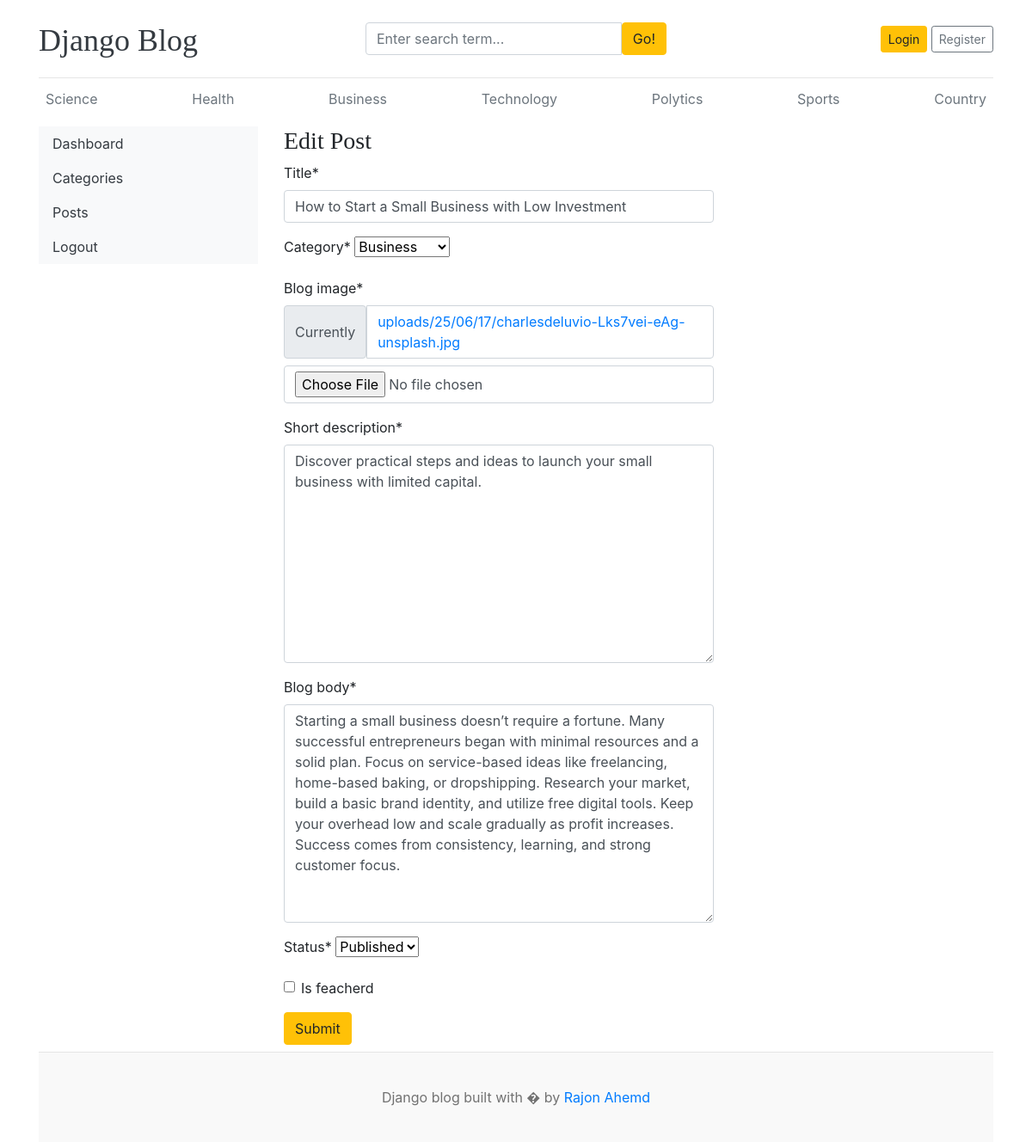
The app's page /das/dashboard/posts/update/2, older data.
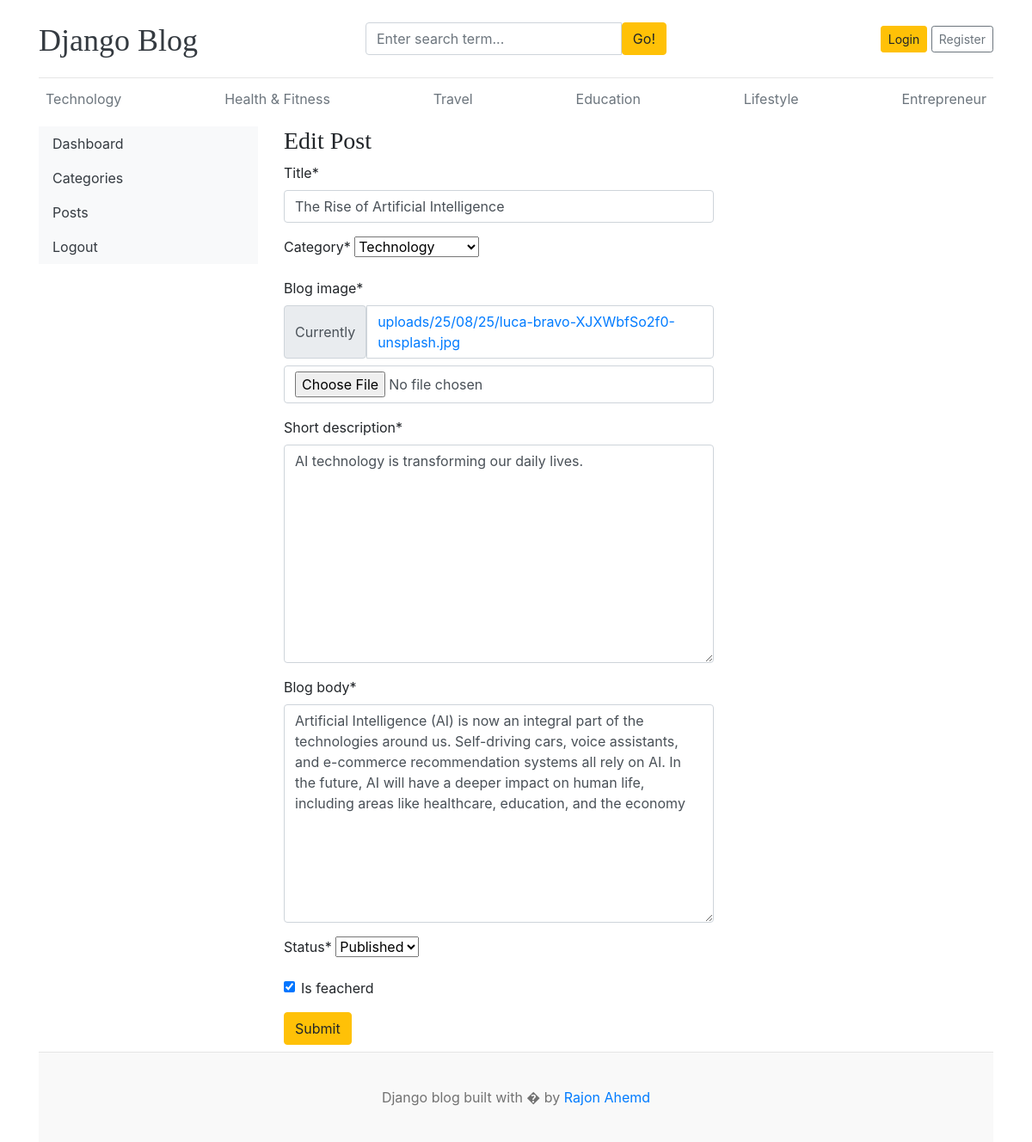
The same page, newer data.
### block/models.py (models this page shows, shortened)
class Category(models.Model):
    category_name = models.CharField(max_length=50,unique=True)
    created_at = models.DateTimeField(auto_now_add=True)
    update_at = models.DateTimeField(auto_now=True)
    class Meta:
        verbose_name_plural = 'Categories'
    def __str__(self):
        return self.category_name

class Blogs(models.Model):
    title = models.CharField(max_length=100,unique=True)
    slug = models.SlugField(unique=True,blank=True)
    category  = models.ForeignKey(Category,on_delete=models.CASCADE)
    author = models.ForeignKey(settings.AUTH_USER_MODEL,on_delete=models.CASCADE)
    blog_image = models.ImageField(upload_to='uploads/%y/%m/%d')
    short_description = models.TextField(max_length=1000)
    blog_body = models.TextField(max_length=3000)
    status = models.CharField(max_length=10, choices=STATUS_CHOICE, default='draft')
    is_feacherd = models.BooleanField(default=False)
    created_at = models.DateTimeField(auto_now_add=True)
    update_at = models.DateTimeField(auto_now=True)
    class Meta:
        verbose_name_plural = 'blogs'

### dashboards/views.py (the view)
# urls.py: path('posts/update/<int:pk>', views.update_posts , name = 'update_posts'),
def update_posts(request,pk):
    post = get_object_or_404(Blogs,pk=pk)
    if request.method == 'POST':
        form = BlogsForm(request.POST,instance=post)
        if form.is_valid():
            form.save()
            return redirect('dashboard:posts')
    form = BlogsForm(instance=post)
    context = {
        'form' : form,
         'post': post
    }
    return render(request,'dashboard/update_post.html',context)

### dashboards/forms.py
class BlogsForm(forms.ModelForm):
    class Meta:
        model = Blogs
        fields = ('title','category','blog_image','short_description','blog_body','status','is_feacherd')

### account_profile/context_processors.py (called while the page is built)
def profile_processor(request):
    profile = None
    if request.user.is_authenticated:
        profile, created = Profile.objects.get_or_create(user=request.user)
    return {'profile': profile}

### block/context_processors.py (called while the page is built)
def get_categories(request):
    categories = Category.objects.all()
    return dict(categories = categories)

### block/templates/dashboard/update_post.html (shortened to what this page needs)
{% extends 'base/base.html' %}
{% block content %}
<div class="row">
    <div class="col-md-3">
        {% include 'dashboard/leftsidebar.html' %}
    </div>
    {% load crispy_forms_tags %}
    <div class="col-md-9">
        <h3>Edit Post</h3>
        <form action="" method="post" style="width: 500px; ">
            {{ form | crispy }}
            <button type="submit" class="btn btn-warning mb-2">Submit</button>
        </form>
    </div>
</div>
{% endblock %}

### block/templates/base/base.html
{% include './header.html'%}
{% block content %}
{% endblock %}
{% include './foooter.html' %}

### block/templates/base/header.html (shortened to what this page needs)
{% load static %}
<!DOCTYPE html>
<html lang="en">
<head>
  <link href="https://getbootstrap.com/docs/4.0/dist/css/bootstrap.min.css" rel="stylesheet">
  <link href="{% static 'block/css/block.css'%}" rel="stylesheet">
  <link rel="stylesheet" href="https://cdnjs.cloudflare.com/ajax/libs/font-awesome/6.7.2/css/all.min.css"
 />
</head>
<body>
  <div class="container">
    <header class="blog-header py-3">
      <div class="row flex-nowrap justify-content-between align-items-center">
        <div class="col-4 pt-1">
          <a class="blog-header-logo text-dark" href="/">Django Blog</a>
        </div>
        <div class="col-4">
          <form action="{% url 'search' %}" method="get">
            <div class="input-group">
              <input class="form-control" type="text" name="keyword" placeholder="Enter search term..."
                aria-label="Enter search term..." aria-describedby="button-search" />
              <button type="submit" class="btn btn-warning" id="button-search" type="button">Go!</button>
            </div>
          </form>
        </div>
        <div class="col-4 d-flex justify-content-end align-items-center">
          {% if not user.is_authenticated %}
          <a class="btn btn-sm btn-warning" href="{% url 'login' %}">Login</a> &nbsp;
          <a class="btn btn-sm btn-outline-secondary" href="{% url 'register' %}">Register</a>
          {% endif %}
        </div>
      </div>
    </header>
    <div class="nav-scroller py-1 mb-2">
      <nav class="nav d-flex justify-content-between">
        {% for cat in categories%}
        <a class="p-2 text-muted" href="{% url 'posts_by_category' cat.id %}">{{ cat.category_name }}</a>
        {% endfor%}
      </nav>
    </div>

### block/templates/dashboard/leftsidebar.html (shortened to what this page needs)
<div class="nav flex-column nav-pills bg-light arial-orientation='vertical'">
    <a href="{% url 'dashboard:dashboard' %} "
        class="nav-link text-dark {% if '/das/dashboard/' == request.path %} bg-warning {% endif %}">Dashboard</a>
    <a href="{% url 'dashboard:categories' %}"
        class="nav-link text-dark {% if '/das/dashboard/categories/' == request.path %} bg-warning {% endif %}">Categories</a>
    <a href="{% url 'dashboard:posts' %}"
        class="nav-link text-dark {% if '/das/dashboard/posts/' == request.path %} bg-warning {% endif %}">Posts</a>
    <a href="" class=" nav-link text-dark">Logout</a>
</div>

### block/templates/base/foooter.html
<footer class="blog-footer">
    <p>Django blog built with � by <a href="#">Rajon Ahemd </a></p>
</footer>
</body>
</html>

### block/static/block/css/block.css (style rules this page uses)
.blog-header { border-bottom: 1px solid #e5e5e5; }
.blog-header-logo { font-family: "Playfair Display", Georgia, "Times New Roman", serif; font-size: 2.25rem; }
h1, h2, h3, h4, h5, h6 { font-family: "Playfair Display", Georgia, "Times New Roman", serif; }
.blog-footer { padding: 2.5rem 0; color: #727272; text-align: center; background-color: #f9f9f9; border-top: .05rem solid #e5e5e5; }
.blog-footer p:last-child { margin-bottom: 0; }

Row changes from the older to the newer data that the page shows:
removed Category: category_name "Science"
removed Category: category_name "Health"
removed Category: category_name "Business"
removed Category: category_name "Polytics"
removed Category: category_name "Sports"
removed Category: category_name "Country"
added Category: category_name "Health & Fitness"
added Category: category_name "Travel"
added Category: category_name "Education"
added Category: category_name "Lifestyle"
added Category: category_name "Entrepreneur"
changed Blogs "Published": title "How to Start a Small Business with Low Investment" → "The Rise of Artificial Intelligence"; category "Business" → "Technology"; short_description "Discover practical steps and ideas to launch your small business with limited capital." → "AI technology is transforming our daily lives."; blog_body "Starting a small business doesn’t require a fortune. Many successful entrepreneurs began with minimal resources and a solid plan. Focus on service-based ideas like freelancing, home-based baking, or dropshipping. Research your market, build a basic brand identity, and utilize free digital tools. Keep your overhead low and scale gradually as profit increases. Success comes from consistency, learning, and strong customer focus." → "Artificial Intelligence (AI) is now an integral part of the technologies around us. Self-driving cars, voice assistants, and e-commerce recommendation systems all rely on AI. In the future, AI will have a deeper impact on human life, including areas like healthcare, education, and the economy"; is_feacherd "☐" → "☑"
Text that changed along with them:
text no longer shown: "Title * Category * Blog image * Currently uploads/25/06/17/charlesdeluvio-Lks7vei-eAg-unsplash.jpg Short description * Blog body * Status * Is feacherd"
text now shown: "Title * Category * Blog image * Currently uploads/25/08/25/luca-bravo-XJXWbfSo2f0-unsplash.jpg Short description * Blog body * Status * Is feacherd"
